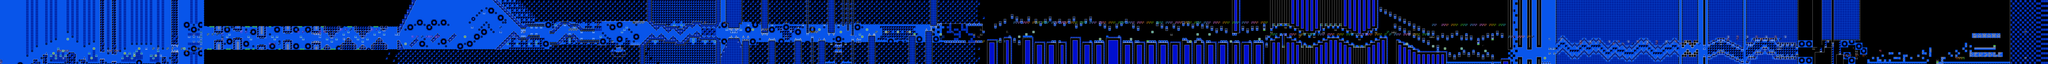

A level layout from a 2D game, rendered from its tile map. Below: a short description, then the map file with tile-grid data replaced by summaries:
An orthogonal 861x27 tile map with 16x16 px tiles, 2 tile layers (SP, ...), 2 tilesets.

<map version="1.10" tiledversion="1.11.0" orientation="orthogonal" renderorder="right-down" width="861" height="27" tilewidth="16" tileheight="16" infinite="0" nextlayerid="3" nextobjectid="1">
 <editorsettings>
  <chunksize width="16" height="27" />
  <export target="../LEVELS/LEVEL DATA/decode.csv" format="csv" />
 </editorsettings>
 <tileset firstgid="1" name="sprites" tilewidth="16" tileheight="16" tilecount="256" columns="16">
  <image source="../GRAPHICS/sprites.png" width="256" height="256" />
 </tileset>
 <tileset firstgid="257" name="famidash" tilewidth="16" tileheight="16" tilecount="256" columns="16">
  <image source="../GRAPHICS/famidash.bmp" width="256" height="256" />
 </tileset>
 <layer id="1" width="861" height="27">
  <data>[23247 cells, 23247 non-empty, 136 distinct tile ids]</data>
 </layer>
 <layer id="2" name="SP" width="861" height="27" opacity="0.4">
  <data>[23247 cells, 544 non-empty, 79 distinct tile ids]</data>
 </layer>
</map>
